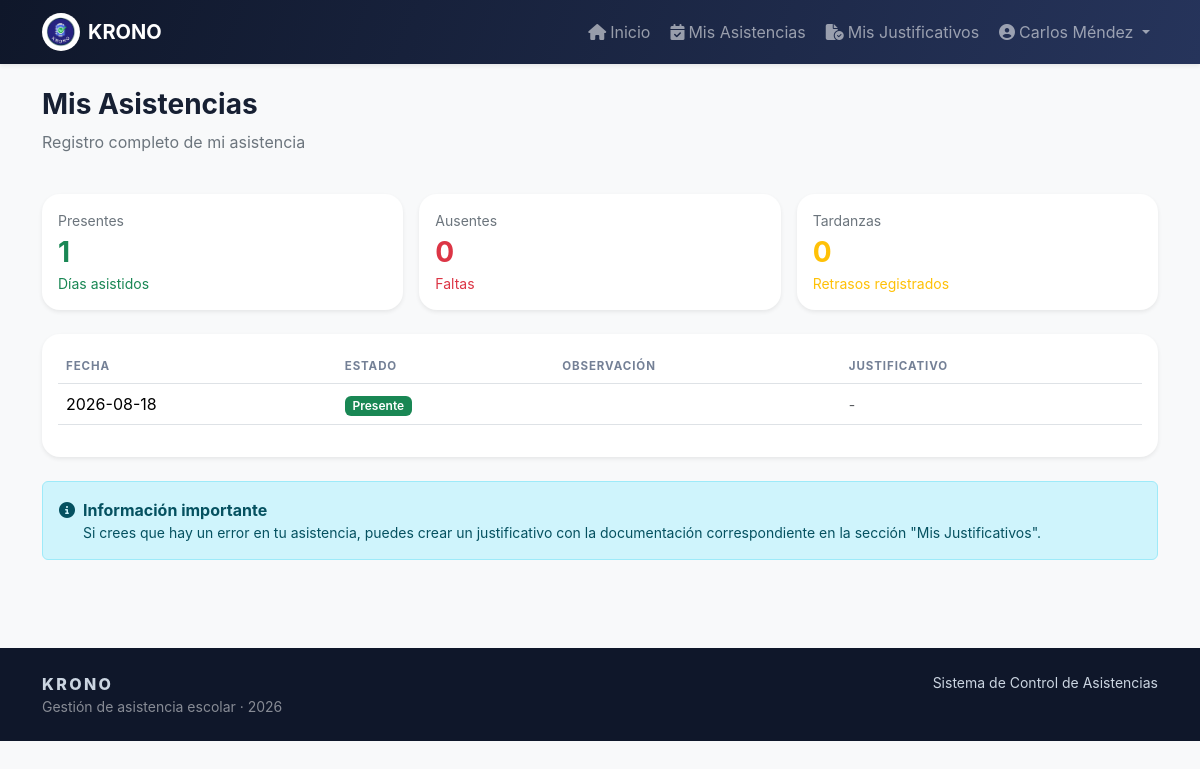
Page /mis-asistencias.php (signed in) on the committed database.
### tables this page shows
CREATE TABLE `alumnos` (
  `id` int(11) NOT NULL,
  `nombre` varchar(140) NOT NULL,
  `documento` varchar(30) NOT NULL,
  `curso_id` int(11) NOT NULL,
  `email` varchar(120) DEFAULT NULL,
  `telefono` varchar(30) DEFAULT NULL,
  `estado` enum('Activo','Inactivo') DEFAULT 'Activo'
);

CREATE TABLE `asistencias` (
  `id` int(11) NOT NULL,
  `alumno_id` int(11) NOT NULL,
  `fecha` date NOT NULL,
  `estado` enum('Presente','Ausente','Tardanza') NOT NULL,
  `observacion` varchar(255) DEFAULT NULL
);

### auth.php (called while the page is built, shortened)
<?php
require_once __DIR__ . '/conexion.php';
function get_user() {
    return $_SESSION['user'] ?? null;
}
function get_rol() {
    $user = get_user();
    return $user['rol'] ?? null;
}
function has_role($role) {
    return get_rol() === $role;
}
function is_profesor() {
    return has_role('profesor');
}
function is_alumno() {
    return has_role('alumno');
}
function get_user_full_data() {
    global $pdo;
    $user = get_user();
    try {
        if ($user['rol'] === 'profesor') {
            $stmt = $pdo->prepare('SELECT * FROM profesores WHERE id = ?');
            $stmt->execute([$user['profesor_id']]);
            return $stmt->fetch(PDO::FETCH_ASSOC);
        } else if ($user['rol'] === 'alumno') {
            $stmt = $pdo->prepare('SELECT a.*, c.nombre as curso_nombre FROM alumnos a LEFT JOIN cursos c ON a.curso_id = c.id WHERE a.id = ?');
            $stmt->execute([$user['alumno_id']]);
            return $stmt->fetch(PDO::FETCH_ASSOC);
        }
    } catch (PDOException $e) {
        return null;
    }
}
?>

### config.php (called while the page is built, shortened)
<?php
require_once __DIR__ . '/conexion.php';
require_once __DIR__ . '/auth.php';
function e($v) {
    return htmlspecialchars((string)($v ?? ''), ENT_QUOTES, 'UTF-8');
}
?>

### mis-asistencias.php (the view, shortened to what this page needs)
<?php
require 'header.php';
require_once 'auth.php';
$alumno_data = get_user_full_data();
$rows = [];
if ($pdo && $alumno_data) {
    try {
        $stmt = $pdo->prepare('
            SELECT a.*,
                   (SELECT COUNT(*) FROM asistencias WHERE alumno_id = ? AND estado = "Presente") as presentes,
                   (SELECT COUNT(*) FROM asistencias WHERE alumno_id = ? AND estado = "Ausente") as ausentes,
                   (SELECT COUNT(*) FROM asistencias WHERE alumno_id = ? AND estado = "Tardanza") as tardanzas
            FROM asistencias a
            WHERE a.alumno_id = ?
            ORDER BY a.fecha DESC
        ');
        $stmt->execute([$alumno_data['id'], $alumno_data['id'], $alumno_data['id'], $alumno_data['id']]);
        $rows = $stmt->fetchAll(PDO::FETCH_ASSOC);
    } catch (PDOException $e) {
        flash('Error al obtener asistencias', 'danger');
    }
}
?>
<div class="d-flex justify-content-between align-items-center mb-4">
    <div>
        <h1 class="h3 fw-bold">Mis Asistencias</h1>
        <p class="text-secondary">Registro completo de mi asistencia</p>
    </div>
</div>
<?php if ($rows && count($rows) > 0): ?>
    <?php
    $stats = $rows[0];
    $presentes = $stats['presentes'] ?? 0;
    $ausentes = $stats['ausentes'] ?? 0;
    $tardanzas = $stats['tardanzas'] ?? 0;
    ?>
    <div class="row g-3 mb-4">
        <div class="col-md-4">
            <div class="card p-3 shadow-sm border-0">
                <small class="text-secondary">Presentes</small>
                <div class="fs-3 fw-bold text-success"><?= e($presentes) ?></div>
                <span class="text-success small">Días asistidos</span>
            </div>
        </div>
        <div class="col-md-4">
            <div class="card p-3 shadow-sm border-0">
                <small class="text-secondary">Ausentes</small>
                <div class="fs-3 fw-bold text-danger"><?= e($ausentes) ?></div>
                <span class="text-danger small">Faltas</span>
            </div>
        </div>
        <div class="col-md-4">
            <div class="card p-3 shadow-sm border-0">
                <small class="text-secondary">Tardanzas</small>
                <div class="fs-3 fw-bold text-warning"><?= e($tardanzas) ?></div>
                <span class="text-warning small">Retrasos registrados</span>
            </div>
        </div>
    </div>
<?php endif; ?>
<div class="card p-3 shadow-sm border-0">
    <div class="table-responsive">
        <table class="table table-hover align-middle">
            <thead>
                <tr>
                    <th>Fecha</th>
                    <th>Estado</th>
                    <th>Observación</th>
                    <th>Justificativo</th>
                </tr>
            </thead>
            <tbody>
                <?php
                if (!empty($rows)):
                    foreach($rows as $r):
                        $badge = $r['estado'] === 'Presente' ? 'success' : ($r['estado'] === 'Ausente' ? 'danger' : 'warning text-dark');
                        $justificativo = null;
                        if ($pdo) {
                            try {
                                $stmt = $pdo->prepare('
                                    SELECT * FROM justificativos
                                    WHERE alumno_id = ? AND fecha = ?
                                    ORDER BY id DESC LIMIT 1
                                ');
                                $stmt->execute([$alumno_data['id'], $r['fecha']]);
                                $justificativo = $stmt->fetch(PDO::FETCH_ASSOC);
                            } catch (PDOException $e) {}
                        }
                ?>
                <tr>
                    <td><?= e($r['fecha']) ?></td>
                    <td><span class="badge bg-<?= $badge ?>"><?= e($r['estado']) ?></span></td>
                    <td><?= e($r['observacion'] ?? '-') ?></td>
                    <td>
                        <?php if ($justificativo): ?>
                            <span class="badge bg-<?=
                                $justificativo['estado'] === 'Aprobado' ? 'success' :
                                ($justificativo['estado'] === 'Rechazado' ? 'danger' : 'warning text-dark')
                            ?>">
                                <?= e($justificativo['estado']) ?>
                            </span>
                        <?php else: ?>
                            <span class="text-muted small">-</span>
                        <?php endif; ?>
                    </td>
                </tr>
                <?php endforeach; ?>
                <?php endif; ?>
            </tbody>
        </table>
    </div>
</div>
<div class="alert alert-info mt-4 d-flex align-items-start">
    <i class="fa-solid fa-circle-info me-2 mt-1"></i>
    <div>
        <strong>Información importante</strong>
        <p class="mb-0 small">Si crees que hay un error en tu asistencia, puedes crear un justificativo con la documentación correspondiente en la sección "Mis Justificativos".</p>
    </div>
</div>
<?php require 'footer.php'; ?>

### header.php (shortened to what this page needs)
<?php
require_once __DIR__ . '/config.php';
require_once __DIR__ . '/auth.php';
$current_user = get_user();
$user_data = get_user_full_data();
?>
<!doctype html>
<html lang="es">
<head>
    <link href="https://cdn.jsdelivr.net/npm/bootstrap@5.3.3/dist/css/bootstrap.min.css" rel="stylesheet">
    <link href="https://cdnjs.cloudflare.com/ajax/libs/font-awesome/6.5.2/css/all.min.css" rel="stylesheet">
    <link href="styles.css" rel="stylesheet">
</head>
<body class="bg-light">
    <nav class="navbar navbar-expand-lg navbar-dark bg-dark sticky-top shadow-sm">
        <div class="container">
            <a class="navbar-brand d-flex align-items-center gap-2" href="index.php">
                <img src="logo.png" onerror="this.style.display='none'" width="38" height="38" class="rounded-circle bg-white p-1 object-fit-contain" alt="Logo KRONO">
                <span class="fw-bold tracking-wide">KRONO</span>
            </a>
            <div class="collapse navbar-collapse" id="mainNav">
                <ul class="navbar-nav ms-auto align-items-lg-center gap-lg-1">
                    <?php if (is_profesor()): ?>
                        <li class="nav-item">
                            <a class="nav-link" href="index.php"><i class="fa-solid fa-chart-pie me-1"></i>Inicio</a>
                        </li>
                        <li class="nav-item">
                            <a class="nav-link" href="dashboard.php"><i class="fa-solid fa-chart-line me-1"></i>Dashboard</a>
                        </li>
                        <li class="nav-item">
                            <a class="nav-link" href="alumnos.php"><i class="fa-solid fa-users me-1"></i>Alumnos</a>
                        </li>
                        <li class="nav-item">
                            <a class="nav-link" href="cursos.php"><i class="fa-solid fa-book-open me-1"></i>Cursos</a>
                        </li>
                        <li class="nav-item">
                            <a class="nav-link" href="profesores.php"><i class="fa-solid fa-chalkboard-user me-1"></i>Profesores</a>
                        </li>
                        <li class="nav-item">
                            <a class="nav-link" href="asistencias.php"><i class="fa-solid fa-clipboard-check me-1"></i>Asistencias</a>
                        </li>
                        <li class="nav-item">
                            <a class="nav-link" href="cargar_asistencia_curso.php"><i class="fa-solid fa-list-check me-1"></i>Cargar por Curso</a>
                        </li>
                        <li class="nav-item">
                            <a class="nav-link" href="justificativos.php"><i class="fa-solid fa-file-circle-check me-1"></i>Justificativos</a>
                        </li>
                        <li class="nav-item">
                            <a class="nav-link" href="exportar.php"><i class="fa-solid fa-download me-1"></i>Exportar</a>
                        </li>
                        <li class="nav-item">
                            <a class="nav-link" href="consultas.php"><i class="fa-solid fa-filter me-1"></i>Consultas</a>
                        </li>
                        <li class="nav-item">
                            <a class="nav-link" href="reportes.php"><i class="fa-solid fa-chart-column me-1"></i>Reportes</a>
                        </li>
                    <?php elseif (is_alumno()): ?>
                        <li class="nav-item">
                            <a class="nav-link" href="index.php"><i class="fa-solid fa-home me-1"></i>Inicio</a>
                        </li>
                        <li class="nav-item">
                            <a class="nav-link" href="mis-asistencias.php"><i class="fa-solid fa-calendar-check me-1"></i>Mis Asistencias</a>
                        </li>
                        <li class="nav-item">
                            <a class="nav-link" href="mis-justificativos.php"><i class="fa-solid fa-file-circle-check me-1"></i>Mis Justificativos</a>
                        </li>
                    <?php endif; ?>
                    <li class="nav-item dropdown">
                        <a class="nav-link dropdown-toggle" href="#" id="userDropdown" role="button" data-bs-toggle="dropdown" aria-expanded="false">
                            <i class="fa-solid fa-user-circle me-1"></i><?= e($current_user['nombre']) ?>
                        </a>
                    </li>
                </ul>
            </div>
        </div>
    </nav>
    <main class="container py-4">

### styles.css (style rules this page uses)
:root { --navy:#0f172a;--navy2:#1e293b;--purple:#6558d3;--green:#19a974;--orange:#f59e0b;--red:#ef6262;--bg:#f5f7fb;--ink:#172033 }
body { background:var(--bg);color:var(--ink);font-family:Inter,system-ui,-apple-system,sans-serif }
.navbar { background:linear-gradient(110deg,var(--navy),#26345b);box-shadow:0 8px 24px #0f172a24 }
.card { border:0;border-radius:18px;box-shadow:0 10px 30px #202a4510 }
.table { vertical-align:middle }
.table thead th { font-size:.72rem;letter-spacing:.08em;color:#748096;text-transform:uppercase }
.badge { font-weight:600 }

### rows in the picture
alumnos: nombre "Carlos Méndez"
asistencias: fecha "2026-08-18", estado "Presente"

### other values in the picture
$presentes "1"
$ausentes "0"
$tardanzas "0"
